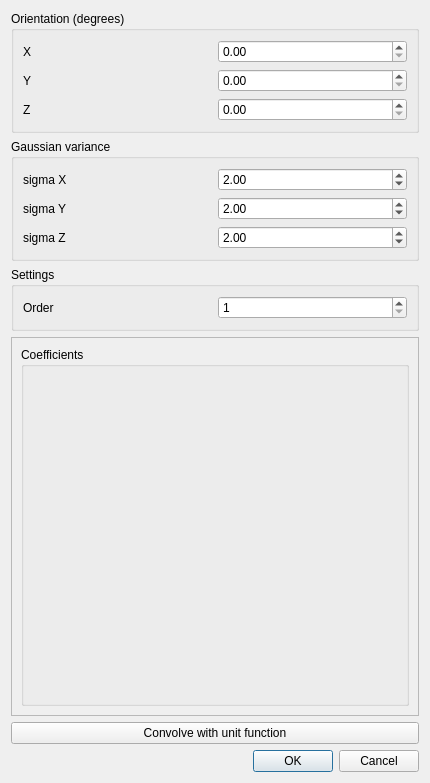
<?xml version="1.0" encoding="UTF-8"?>
<ui version="4.0">
 <class>SteerDialog</class>
 <widget class="QDialog" name="SteerDialog">
  <property name="geometry">
   <rect>
    <x>0</x>
    <y>0</y>
    <width>430</width>
    <height>783</height>
   </rect>
  </property>
  <property name="windowTitle">
   <string>Dialog</string>
  </property>
  <layout class="QVBoxLayout" name="verticalLayout">
   <item>
    <widget class="QGroupBox" name="groupBox_2">
     <property name="title">
      <string>Orientation (degrees)</string>
     </property>
     <layout class="QGridLayout" name="gridLayout">
      <item row="0" column="0">
       <widget class="QLabel" name="label_4">
        <property name="text">
         <string>X</string>
        </property>
       </widget>
      </item>
      <item row="0" column="1">
       <widget class="QDoubleSpinBox" name="sbTheta">
        <property name="maximum">
         <double>360.000000000000000</double>
        </property>
       </widget>
      </item>
      <item row="1" column="0">
       <widget class="QLabel" name="label_5">
        <property name="text">
         <string>Y</string>
        </property>
       </widget>
      </item>
      <item row="2" column="0">
       <widget class="QLabel" name="label_6">
        <property name="text">
         <string>Z</string>
        </property>
       </widget>
      </item>
      <item row="1" column="1">
       <widget class="QDoubleSpinBox" name="sbPhi">
        <property name="maximum">
         <double>360.000000000000000</double>
        </property>
       </widget>
      </item>
      <item row="2" column="1">
       <widget class="QDoubleSpinBox" name="sbAlpha">
        <property name="maximum">
         <double>360.000000000000000</double>
        </property>
       </widget>
      </item>
     </layout>
    </widget>
   </item>
   <item>
    <widget class="QGroupBox" name="groupBox">
     <property name="title">
      <string>Gaussian variance</string>
     </property>
     <layout class="QGridLayout" name="gridLayout_2">
      <item row="0" column="1">
       <widget class="QDoubleSpinBox" name="sbSigmaX">
        <property name="value">
         <double>2.000000000000000</double>
        </property>
       </widget>
      </item>
      <item row="3" column="1">
       <widget class="QDoubleSpinBox" name="sbSigmaY">
        <property name="value">
         <double>2.000000000000000</double>
        </property>
       </widget>
      </item>
      <item row="4" column="1">
       <widget class="QDoubleSpinBox" name="sbSigmaZ">
        <property name="value">
         <double>2.000000000000000</double>
        </property>
       </widget>
      </item>
      <item row="0" column="0">
       <widget class="QLabel" name="label">
        <property name="text">
         <string>sigma X</string>
        </property>
       </widget>
      </item>
      <item row="3" column="0">
       <widget class="QLabel" name="label_2">
        <property name="text">
         <string>sigma Y</string>
        </property>
       </widget>
      </item>
      <item row="4" column="0">
       <widget class="QLabel" name="label_3">
        <property name="text">
         <string>sigma Z</string>
        </property>
       </widget>
      </item>
     </layout>
    </widget>
   </item>
   <item>
    <widget class="QGroupBox" name="gbSettings">
     <property name="title">
      <string>Settings</string>
     </property>
     <layout class="QGridLayout" name="gridLayout_3">
      <item row="1" column="0">
       <widget class="QLabel" name="label_7">
        <property name="text">
         <string>Order</string>
        </property>
       </widget>
      </item>
      <item row="1" column="1">
       <widget class="QSpinBox" name="sbOrder">
        <property name="minimum">
         <number>1</number>
        </property>
        <property name="maximum">
         <number>4</number>
        </property>
       </widget>
      </item>
     </layout>
    </widget>
   </item>
   <item>
    <widget class="QScrollArea" name="saCoeffs">
     <property name="widgetResizable">
      <bool>true</bool>
     </property>
     <widget class="QWidget" name="scrollAreaWidgetContents">
      <property name="geometry">
       <rect>
        <x>0</x>
        <y>0</y>
        <width>410</width>
        <height>358</height>
       </rect>
      </property>
      <layout class="QGridLayout" name="gridLayout_5">
       <item row="0" column="0">
        <widget class="QGroupBox" name="gbCoeffs">
         <property name="title">
          <string>Coefficients</string>
         </property>
         <layout class="QGridLayout" name="gridLayout_4"/>
        </widget>
       </item>
      </layout>
     </widget>
    </widget>
   </item>
   <item>
    <widget class="QPushButton" name="pbConvolveDirac">
     <property name="text">
      <string>Convolve with unit function</string>
     </property>
    </widget>
   </item>
   <item>
    <widget class="QDialogButtonBox" name="buttonBox">
     <property name="orientation">
      <enum>Qt::Horizontal</enum>
     </property>
     <property name="standardButtons">
      <set>QDialogButtonBox::Cancel|QDialogButtonBox::Ok</set>
     </property>
    </widget>
   </item>
  </layout>
 </widget>
 <resources/>
 <connections>
  <connection>
   <sender>buttonBox</sender>
   <signal>accepted()</signal>
   <receiver>SteerDialog</receiver>
   <slot>accept()</slot>
   <hints>
    <hint type="sourcelabel">
     <x>248</x>
     <y>254</y>
    </hint>
    <hint type="destinationlabel">
     <x>157</x>
     <y>274</y>
    </hint>
   </hints>
  </connection>
  <connection>
   <sender>buttonBox</sender>
   <signal>rejected()</signal>
   <receiver>SteerDialog</receiver>
   <slot>reject()</slot>
   <hints>
    <hint type="sourcelabel">
     <x>316</x>
     <y>260</y>
    </hint>
    <hint type="destinationlabel">
     <x>286</x>
     <y>274</y>
    </hint>
   </hints>
  </connection>
 </connections>
</ui>
